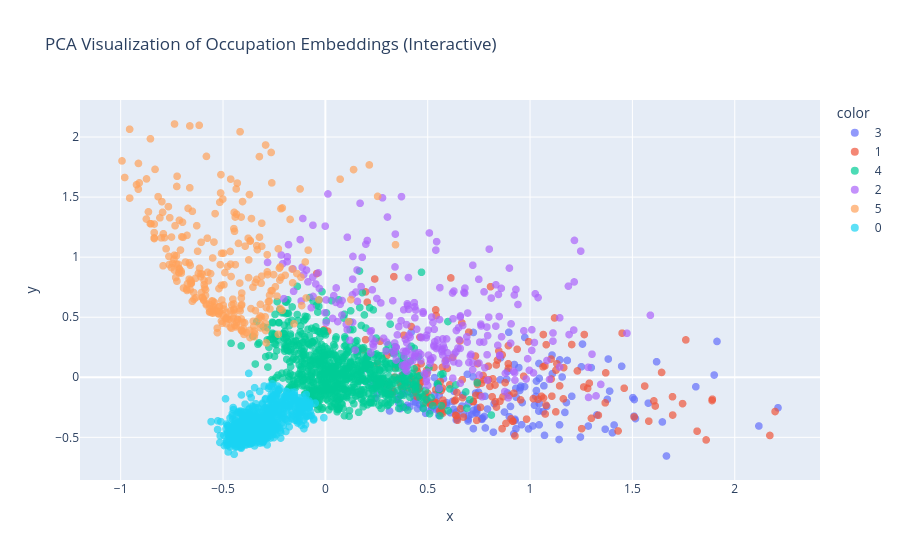

Notebook source saved alongside this figure:
### Code cell
import numpy as np
import plotly.express as px
import pandas as pd
from sklearn.decomposition import PCA
from sklearn.cluster import KMeans
from gensim.models import Word2Vec

# Load the trained Word2Vec model
#model = Word2Vec.load("ooh_word2vec.model")

# Extract Word Embeddings
words = list(model.wv.index_to_key)  # Get vocabulary
word_vectors = np.array([model.wv[word] for word in words])  # Get vectors

# PCA
pca = PCA(n_components=2)
word_vectors_2d = pca.fit_transform(word_vectors)

# Create clusters
num_clusters = 6 # Adjust based on distinct job categories
kmeans = KMeans(n_clusters=num_clusters, random_state=42, n_init=10)
labels = kmeans.fit_predict(word_vectors)

# Convert data to a DataFrame for Plotly
df = pd.DataFrame({
    'x': word_vectors_2d[:, 0],
    'y': word_vectors_2d[:, 1],
    'word': words,
    'cluster': labels
})

fig = px.scatter(df, x='x', y='y', color=df['cluster'].astype(str),
                 hover_data={'word': True, 'x': False, 'y': False, 'cluster': False},
                 title="PCA Visualization of Occupation Embeddings (Interactive)",
                 labels={'cluster': 'Cluster'})

fig.update_traces(marker=dict(size=8, opacity=0.7))  # Improve visibility

# Show the interactive plot
fig.show()

### Figure 1 — Plotly figure (JSON) as saved in the notebook; plotly's stock layout.template omitted (floating-point values rounded to 4 significant figures; data arrays with more than 128 entries replaced by an {"elided": "..."} marker saying what was removed)
{"data": [{"customdata": {"elided": "165x2 mixed values"}, "hovertemplate": "color=3<br>word=%{customdata[0]}<extra></extra>", "legendgroup": "3", "marker": {"color": "#636efa", "opacity": 0.7, "size": 8, "symbol": "circle"}, "mode": "markers", "name": "3", "showlegend": true, "type": "scattergl", "x": {"elided": "165 float values"}, "xaxis": "x", "y": {"elided": "165 float values"}, "yaxis": "y"}, {"customdata": {"elided": "181x2 mixed values"}, "hovertemplate": "color=1<br>word=%{customdata[0]}<extra></extra>", "legendgroup": "1", "marker": {"color": "#EF553B", "opacity": 0.7, "size": 8, "symbol": "circle"}, "mode": "markers", "name": "1", "showlegend": true, "type": "scattergl", "x": {"elided": "181 float values"}, "xaxis": "x", "y": {"elided": "181 float values"}, "yaxis": "y"}, {"customdata": {"elided": "813x2 mixed values"}, "hovertemplate": "color=4<br>word=%{customdata[0]}<extra></extra>", "legendgroup": "4", "marker": {"color": "#00cc96", "opacity": 0.7, "size": 8, "symbol": "circle"}, "mode": "markers", "name": "4", "showlegend": true, "type": "scattergl", "x": {"elided": "813 float values"}, "xaxis": "x", "y": {"elided": "813 float values"}, "yaxis": "y"}, {"customdata": {"elided": "256x2 mixed values"}, "hovertemplate": "color=2<br>word=%{customdata[0]}<extra></extra>", "legendgroup": "2", "marker": {"color": "#ab63fa", "opacity": 0.7, "size": 8, "symbol": "circle"}, "mode": "markers", "name": "2", "showlegend": true, "type": "scattergl", "x": {"elided": "256 float values"}, "xaxis": "x", "y": {"elided": "256 float values"}, "yaxis": "y"}, {"customdata": {"elided": "291x2 mixed values"}, "hovertemplate": "color=5<br>word=%{customdata[0]}<extra></extra>", "legendgroup": "5", "marker": {"color": "#FFA15A", "opacity": 0.7, "size": 8, "symbol": "circle"}, "mode": "markers", "name": "5", "showlegend": true, "type": "scattergl", "x": {"elided": "291 float values"}, "xaxis": "x", "y": {"elided": "291 float values"}, "yaxis": "y"}, {"customdata": {"elided": "1025x2 mixed values"}, "hovertemplate": "color=0<br>word=%{customdata[0]}<extra></extra>", "legendgroup": "0", "marker": {"color": "#19d3f3", "opacity": 0.7, "size": 8, "symbol": "circle"}, "mode": "markers", "name": "0", "showlegend": true, "type": "scattergl", "x": {"elided": "1025 float values"}, "xaxis": "x", "y": {"elided": "1025 float values"}, "yaxis": "y"}], "layout": {"legend": {"title": {"text": "color"}, "tracegroupgap": 0}, "title": {"text": "PCA Visualization of Occupation Embeddings (Interactive)"}, "xaxis": {"anchor": "y", "domain": [0, 1], "title": {"text": "x"}}, "yaxis": {"anchor": "x", "domain": [0, 1], "title": {"text": "y"}}}}
